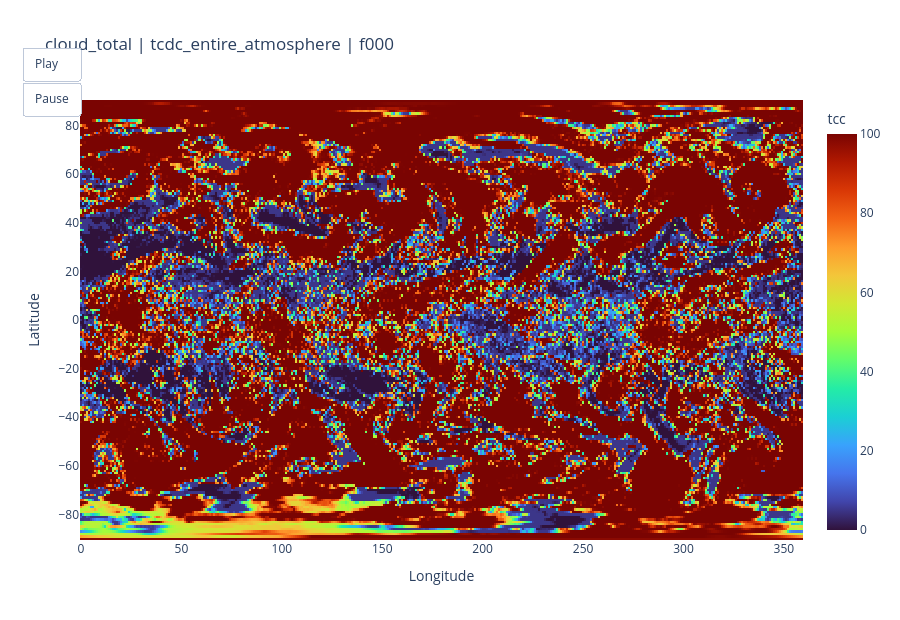

Source (notebook cell):
### Code cell
from pathlib import Path
import sys

ROOT = Path.cwd().resolve().parents[1]
if str(ROOT / "scripts") not in sys.path:
    sys.path.append(str(ROOT / "scripts"))

from map_visualization import visualize_map_type

map_type = globals().get("MAP_TYPE", Path.cwd().resolve().name)
figures = visualize_map_type(
    base_dir=str(ROOT),
    map_type=map_type,
    downsample=4,
    max_frames=80,
)
print(f"Rendered {len(figures)} slider figure(s) for {map_type}.")

### Figure 1 — Plotly figure (JSON) as saved in the notebook; plotly's stock layout.template omitted (floating-point values rounded to 4 significant figures; data arrays with more than 128 entries replaced by an {"elided": "..."} marker saying what was removed)
{"data": [{"colorbar": {"title": {"text": "tcc"}}, "colorscale": [[0, "#30123b"], [0.07143, "#4145ab"], [0.1429, "#4675ed"], [0.2143, "#39a2fc"], [0.2857, "#1bcfd4"], [0.3571, "#24eca6"], [0.4286, "#61fc6c"], [0.5, "#a4fc3b"], [0.5714, "#d1e834"], [0.6429, "#f3c63a"], [0.7143, "#fe9b2d"], [0.7857, "#f36315"], [0.8571, "#d93806"], [0.9286, "#b11901"], [1, "#7a0402"]], "type": "heatmap", "x": {"elided": "360 float values"}, "y": {"elided": "181 float values"}, "z": {"elided": "181x360 float values"}, "zmax": 100, "zmin": 0}], "layout": {"height": 620, "sliders": [{"currentvalue": {"prefix": "Forecast hour: "}, "pad": {"t": 40}, "steps": [{"args": [["fff_000"], {"frame": {"duration": 0, "redraw": true}, "mode": "immediate"}], "label": "f000", "method": "animate"}]}], "title": {"text": "cloud_total | tcdc_entire_atmosphere | f000"}, "updatemenus": [{"buttons": [{"args": [null, {"frame": {"duration": 350, "redraw": true}, "fromcurrent": true}], "label": "Play", "method": "animate"}, {"args": [[null], {"frame": {"duration": 0, "redraw": false}, "mode": "immediate"}], "label": "Pause", "method": "animate"}], "showactive": false, "type": "buttons", "x": 0, "y": 1.12}], "xaxis": {"title": {"text": "Longitude"}}, "yaxis": {"title": {"text": "Latitude"}}}}
